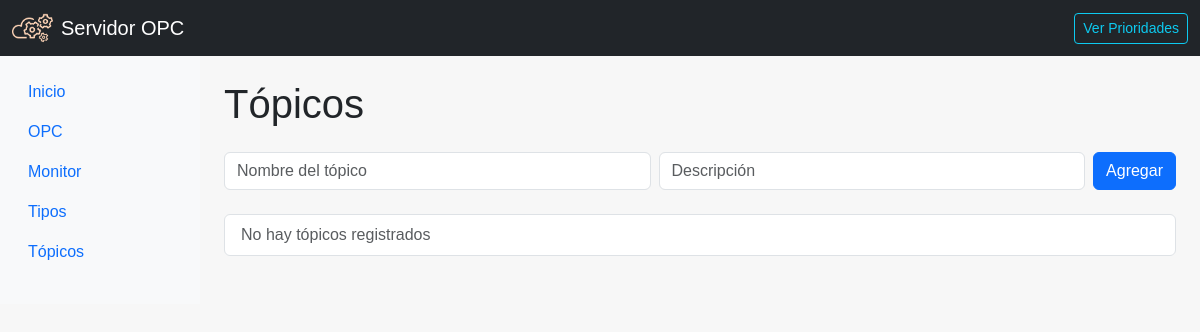
Before: /topicos with the older database file.
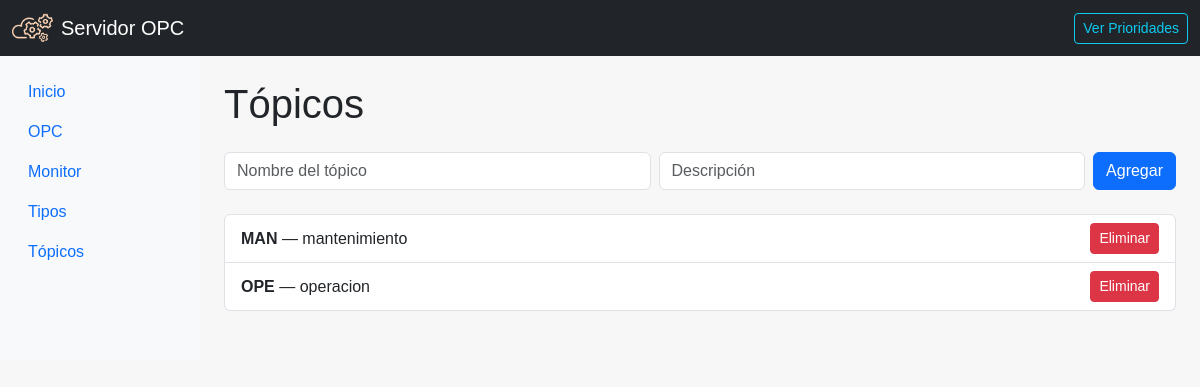
After: the same page with the newer database file.
### app/database/models.py (models this page shows)
class Topico(db.Model):
    __tablename__ = 'topicos'
    id = db.Column(db.Integer, primary_key=True)
    topico = db.Column(db.String(3), unique=True, nullable=False)
    descripcion = db.Column(db.Text)

### app/routes/topic.py (the view)
@topic.route('/topicos')
def ver_topicos():
    topicos = Topico.query.all()
    prioridades = Prioridad.query.all()
    return render_template('topicos.html', topicos=topicos, prioridades=prioridades)

### app/templates/topicos.html
{% extends 'base.html' %}
{% block content %}
<h1 class="mb-4">Tópicos</h1>
<form action="/topicos/add" method="POST" class="d-flex mb-4">
    <input type="text" name="nombre" placeholder="Nombre del tópico" class="form-control me-2" required>
    <input type="text" name="descripcion" placeholder="Descripción" class="form-control me-2">
    <button type="submit" class="btn btn-primary">Agregar</button>
</form>
<ul class="list-group">
    {% for topico in topicos %}
    <li class="list-group-item d-flex justify-content-between align-items-center">
        <div>
            <strong>{{ topico.topico }}</strong> — {{ topico.descripcion }}
        </div>
        <a href="/topicos/delete/{{ topico.id }}" class="btn btn-danger btn-sm">Eliminar</a>
    </li>
    {% else %}
    <li class="list-group-item text-muted">No hay tópicos registrados</li>
    {% endfor %}
</ul>
{% endblock %}

Changed rows visible on the page:
added Topico: topico "MAN", descripcion "mantenimiento"
added Topico: topico "OPE", descripcion "operacion"
Other visible differences:
text no longer shown: "No hay tópicos registrados"
